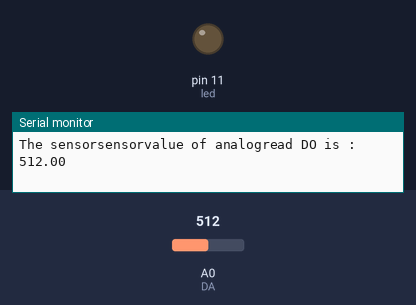
This sketch was run on a simulated Arduino Uno, built with avr-gcc and run on an emulated ATmega328P. Shown: output pins drawn as LEDs (lit = HIGH), the last lines printed to the serial monitor. Inputs (shaded band) come from the test bench; at power-on: A0 (DA) = 512.

Above: at 1.2 s.
1.3 s: A0 (DA) set to 716
At 2.3 s:
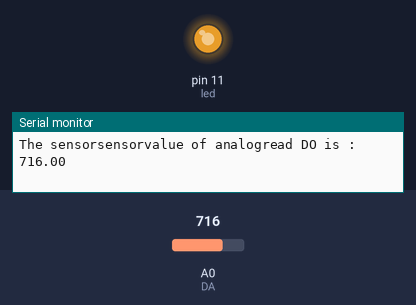
2.9 s: A0 (DA) set to 758
At 3.6 s:
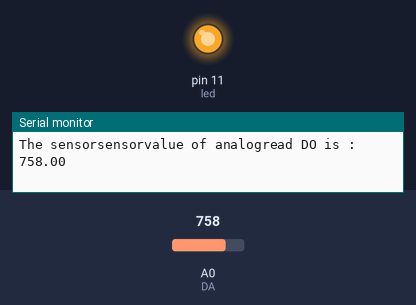
5.9 s: A0 (DA) set to 768
At 6.9 s:
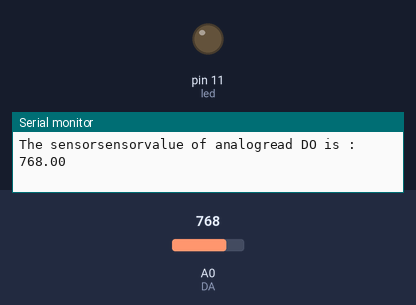
8.9 s: A0 (DA) set to 900
At 9.6 s:
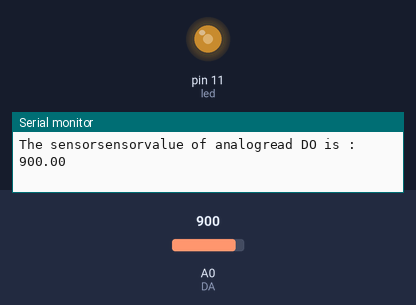
10.4 s: A0 (DA) set to 306
At 10.8 s:
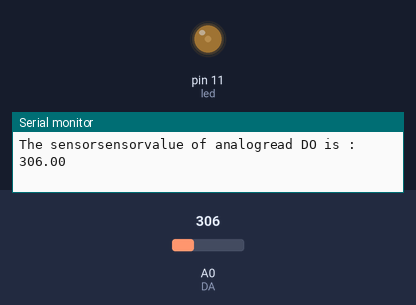
11.9 s: A0 (DA) set to 122
At 12.3 s:
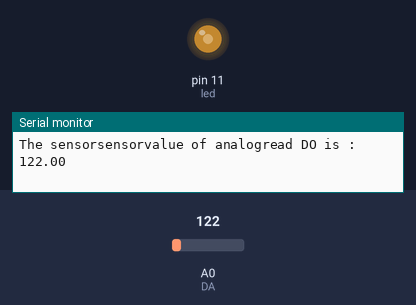
Timing chart, 0 to 14.4 s (numbered marks = the images above; inputs shaded):
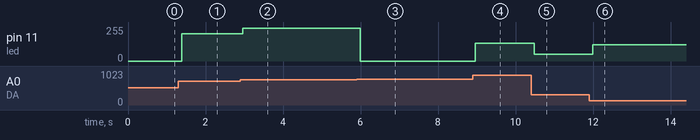

Measured:
- the behaviour switches between 767 and 768 on A0 (DA) (found by bisection; images 2 and 3)
- after the input at 1.3 s, pin 11 (led): 0/255 → 204/255 after 0.09 s
- after the input at 2.9 s, pin 11 (led): 204/255 → 246/255 after 0.06 s
- after the input at 5.9 s, pin 11 (led): 246/255 → 0/255 after 0.09 s
- after the input at 8.9 s, pin 11 (led): 0/255 → 132/255 after 0.06 s
- after the input at 10.4 s, pin 11 (led): 132/255 → 50/255 after 0.08 s
- after the input at 11.9 s, pin 11 (led): 50/255 → 122/255 after 0.09 s

The sketch:

analog_Sound_sensor.ino
```cpp
float sensorvalue = 0.00;
int DO = 2;// Pin for Digital Output -DO
int DA = A0;// Pin for Analog Output - A0
unsigned int led = 11;
/*It doesn't work because the the sensor is not sensitive unless we make the sound next to the sensor
*/
void setup() {
  Serial.begin(9600);
  pinMode(led,OUTPUT);
}

void loop() {
  sensorvalue = analogRead(DA);// Read the analog value

  Serial.print("The sensorsensorvalue of analogread DO is : ");Serial.println(sensorvalue);
  sensorvalue=sensorvalue-0;
  for(int i =0;i<sensorvalue;i++)
  {
    analogWrite(led,sensorvalue);
  }
}
```
